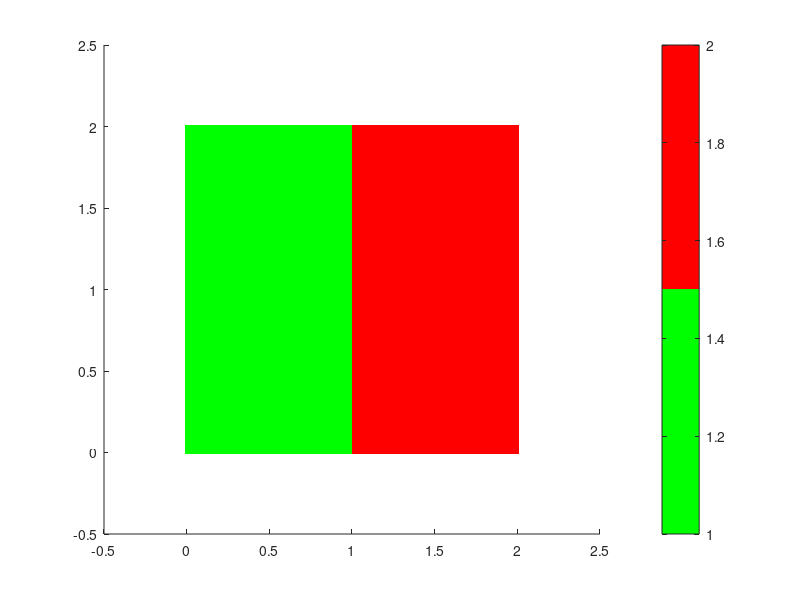

Here is the MATLAB script that generated this plot:
clc, clear, close all

points_x = [0, 2];
points_y = [0, 0];
interval = linspace(0, 2, 100);
[xGrid, yGrid] = meshgrid(interval, interval);
x = xGrid(:);
y = yGrid(:);
d1 = (x-points_x(1)).^2+(y-points_y(1)).^2;
d2 = (x-points_x(2)).^2+(y-points_y(2)).^2;
D = [d1, d2];
[~, idx] = min(D, [], 2);
imagesc('xData', [0, 2], 'yData', [2, 0], ...
    'CData', reshape(idx, size(xGrid, 1), size(yGrid, 2)));
mymap = [0, 1, 0; 1, 0, 0];
colormap(mymap)
colorbar
